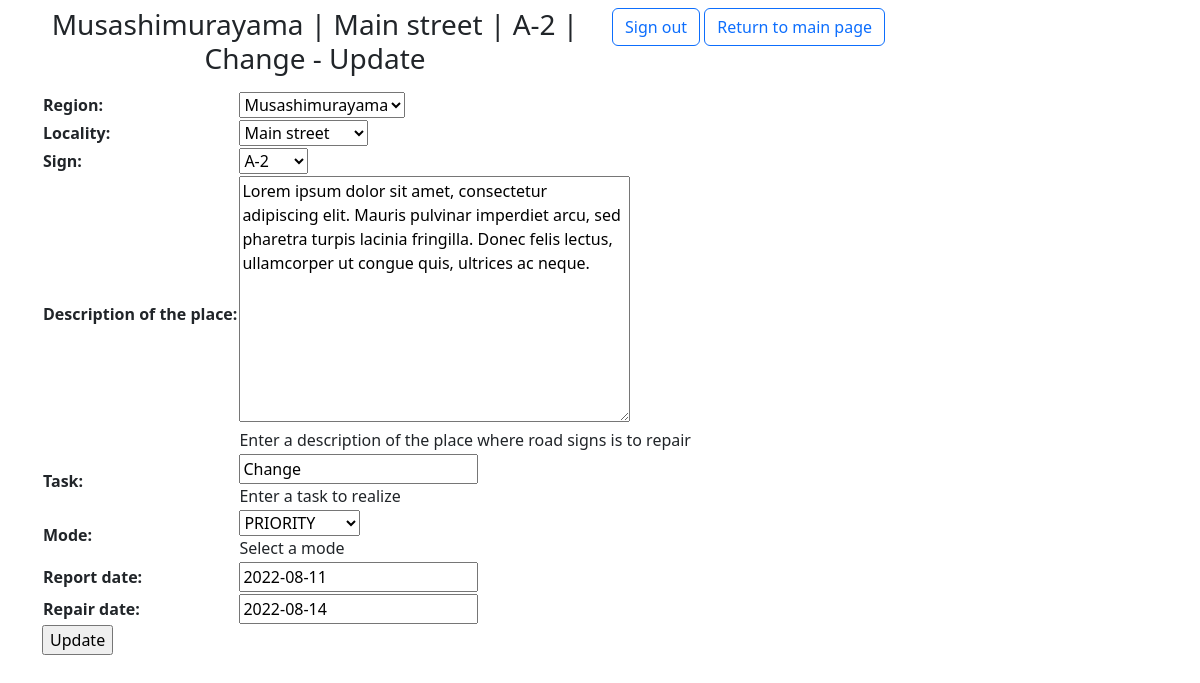
Page /road-signs-repair/task/2/update (signed in) on the earlier database version.
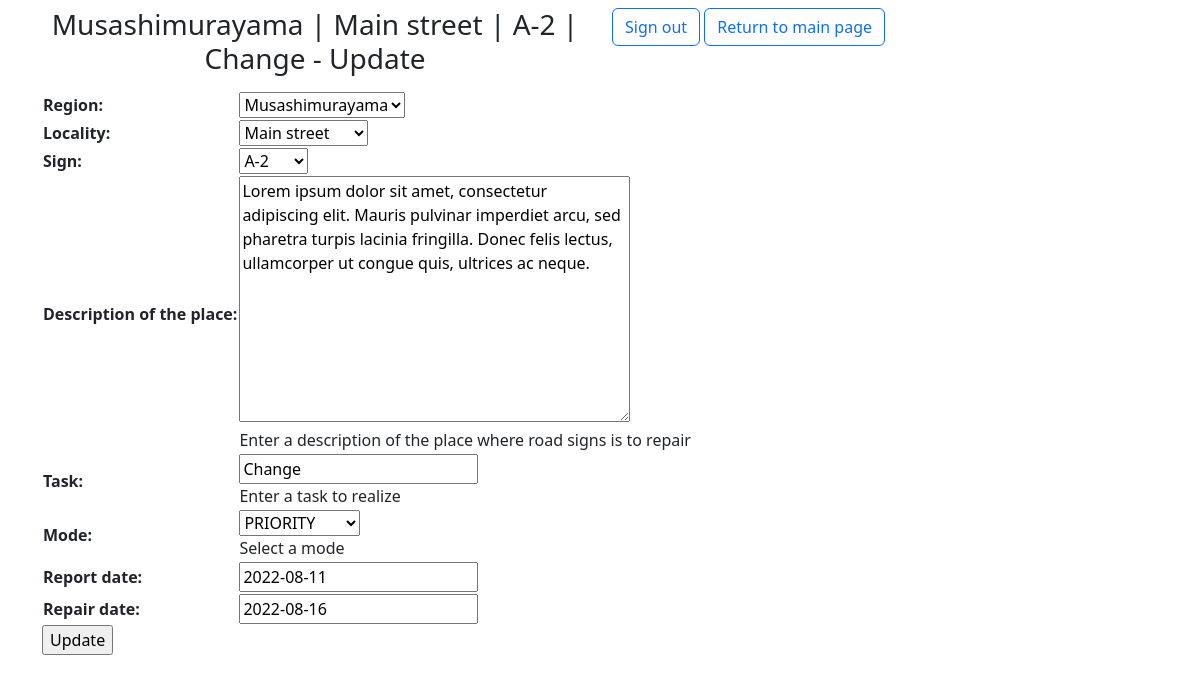
Same page on the later database version.
### road_signs_repair/models.py (models this page shows, shortened)
class RoadSignsForRepair(models.Model):
    region = models.ForeignKey(to=Region,
                               on_delete=models.SET_NULL,
                               null=True)
    locality = models.ForeignKey(to=Locality,
                                 on_delete=models.SET_NULL,
                                 null=True)
    sign = models.ForeignKey(to=RoadSign,
                             on_delete=models.SET_NULL,
                             null=True)
    description_of_the_place = models.TextField(max_length=500,
                                                help_text="Enter a description of the place where road signs is to repair")
    task = models.CharField(max_length=255,
                            help_text="Enter a task to realize")
    report_date = models.DateField()
    repair_date = models.DateField()
    MODE_CATEGORIES = [
        (
            'standard', (
                ('S', 'STANDARD'),
            )
        ),
        (
            'priority', (
                ('P', 'PRIORITY'),
            )
        )
    ]
    mode = models.CharField(max_length=8,
                            null=True,
                            choices=MODE_CATEGORIES,
                            default='standard',
                            help_text='Select a mode')
    def __str__(self):
        return f"{self.region} | {self.locality} | {self.sign} | {self.task}"
    def print_title(self):
        return self.__str__()
    class Meta:
        permissions = (
            ('can_update_task', 'Update task'),
            ('can_mark_done_task', 'Set the task as completed'),
        )
        ordering = ['mode', 'report_date', 'repair_date']
        verbose_name_plural = 'road signs for repair'
        db_table = 'road_signs_for_repair'

class Region(models.Model):
    name = models.CharField(max_length=100,
                            help_text="Enter the name of the region where there may be road signs",
                            verbose_name='Region name')
    slug = models.SlugField(null=True,
                            unique=True)
    def __str__(self):
        return self.name
    class Meta:
        permissions = ()
        ordering = ['name']
        verbose_name_plural = 'Regions'
        db_table = 'region'

class Locality(models.Model):
    name = models.CharField(max_length=100,
                            help_text="Enter the name of locality where there may be road sign",
                            verbose_name='Locality name')
    region = models.ForeignKey(to=Region,
                               on_delete=models.SET_NULL,
                               null=True)
    slug = models.SlugField(null=True,
                            unique=True)
    def __str__(self):
        return self.name
    class Meta:
        permissions = ()
        ordering = ['name']
        verbose_name_plural = 'localities'
        db_table = 'locality'

class RoadSign(models.Model):
    series = models.CharField(max_length=30,
                              help_text="Enter a series of the road sign")
    name = models.CharField(max_length=50,
                            help_text="Enter a name of road sign")
    description = models.TextField(max_length=500,
                                   help_text="Enter a description of the road signs")
    slug = models.SlugField(null=True,
                            unique=True)
    def __str__(self):
        return f"{self.series}"
    class Meta:
        permissions = ()
        ordering = ['series']
        verbose_name_plural = 'Road signs'
        db_table = 'road_sign'

### road_signs_repair/views.py (the view)
# urls.py: path('<int:pk>/update', views.RoadSignsForRepairUpdate.as_view(), name='road_signs_for_repair_update'),
class RoadSignsForRepairUpdate(LoginRequiredMixin, PermissionRequiredMixin, UpdateView):
    model = RoadSignsForRepair
    fields = [
        'region',
        'locality',
        'sign',
        'description_of_the_place',
        'task',
        'mode',
        'report_date',
        'repair_date',
    ]
    template_name = 'road_signs_repair/road_signs_for_repair_form.html'
    permission_required = ('road_signs_repair.can_update_task', )
    context_object_name = 'road_signs_for_repair_update'

### road_signs_repair/templates/road_signs_repair/road_signs_for_repair_form.html (shortened to what this page needs)
{% extends 'road_signs_repair/base.html' %}
{% block header %}
  {{ road_signs_for_repair_update.print_title }} - Update
{% endblock %}
{% block content %}
  <form action="" method="post">
    <table>
      {{ form.as_table }}
    </table>
  <input type="submit" value="Update">
  </form>
{% endblock %}

Differences in the rows shown:
changed RoadSignsForRepair "Musashimurayama | Main street | A-2 | Change": repair_date "2022-08-14" → "2022-08-16"
